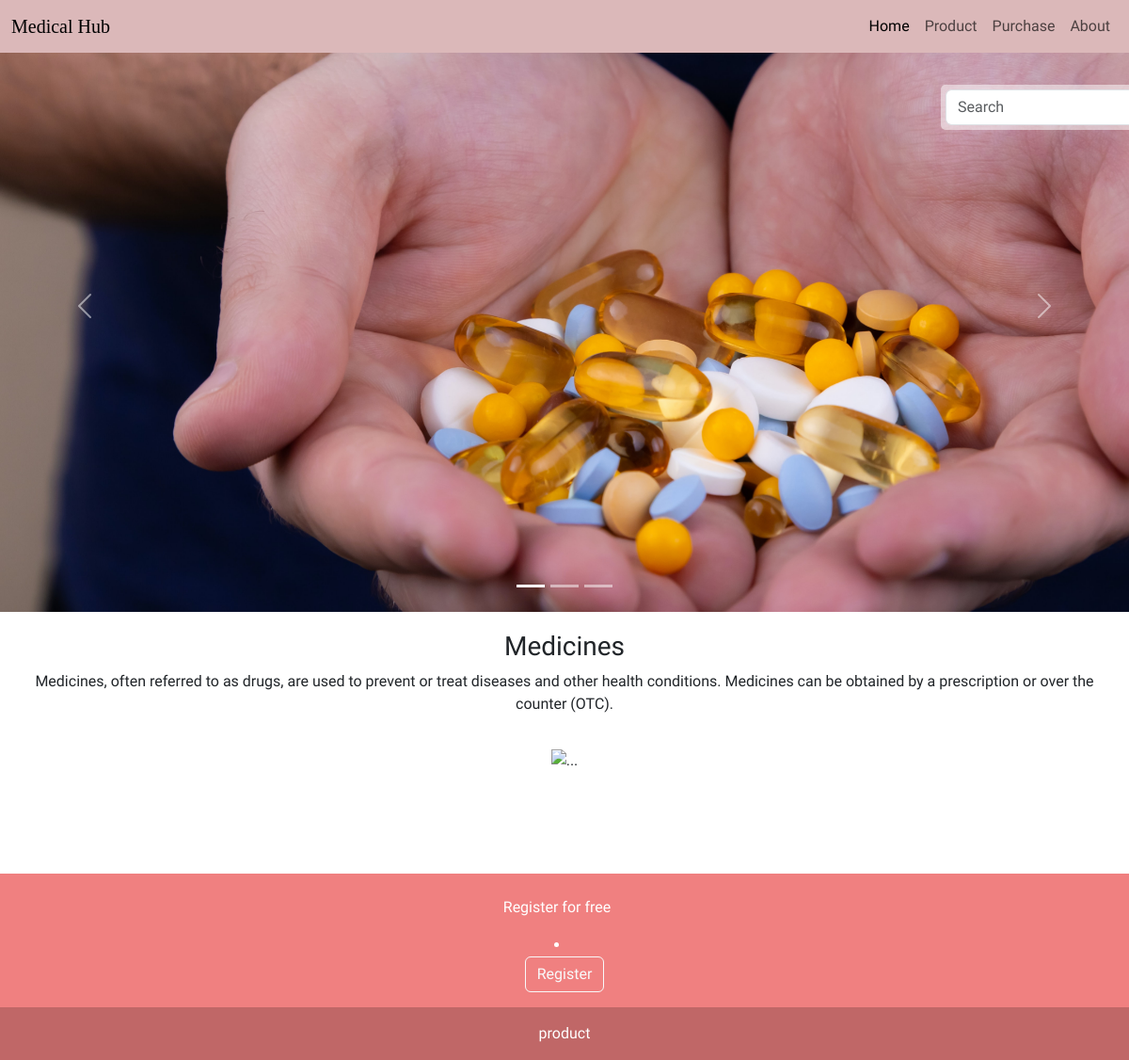
The app's page /, older data.
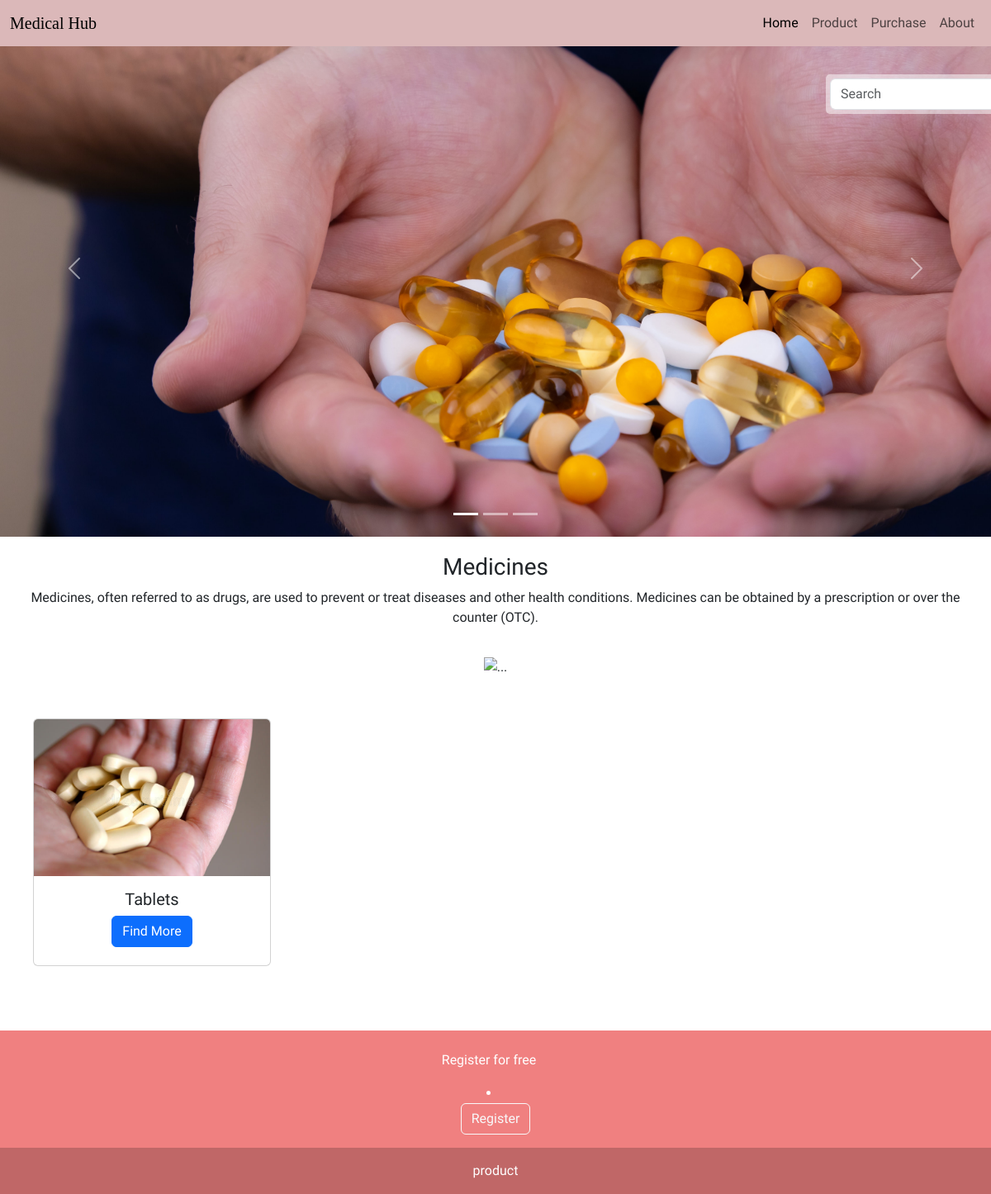
The same page, newer data.
### page_app/models.py (models this page shows, shortened)
class Category(models.Model):
    name= models.CharField(max_length=150)
    img= models.ImageField(upload_to='images/',blank=True,null=True)

### page_app/views.py (the view)
# urls.py: 2. Add a URL to urlpatterns:  path('', views.home, name='home')
def home(request):
    if request.method == 'POST':
        search  = request.POST['search']
        return redirect(f'/product?search={search}')
    categories = Category.objects.all()
    data ={
        "categories":categories
    }
    return render (request,'home.html',data)

### page_app/templates/home.html (shortened to what this page needs)
{% extends 'base.html' %}
{% load static %}
{% block style %}
<link rel="stylesheet" href="{% static 'css/home.css' %}"/>
{% endblock style %}
{% block content %}
<div class='container-fluid'>
  <div class='row'>
    <div class='col-12 p-0 col-class'>
      <div id="carouselExampleIndicators" class="carousel slide">
        <div class="carousel-indicators">
          <button type="button" data-bs-target="#carouselExampleIndicators" data-bs-slide-to="0" class="active" aria-current="true" aria-label="Slide 1"></button>
          <button type="button" data-bs-target="#carouselExampleIndicators" data-bs-slide-to="1" aria-label="Slide 2"></button>
          <button type="button" data-bs-target="#carouselExampleIndicators" data-bs-slide-to="2" aria-label="Slide 3"></button>
        </div>
        <div class="carousel-inner">
          <form class="control-panel" method='post'>
            <input name="search" class="form-control" placeholder="Search"  />
          </form>
          <div class="carousel-item active">
            <img src="{% static 'img/home1.jpg' %}" class="d-block w-100 car-img" alt="...">
          </div>
        </div>
        <button class="carousel-control-prev" type="button" data-bs-target="#carouselExampleIndicators" data-bs-slide="prev">
          <span class="carousel-control-prev-icon" aria-hidden="true"></span>
        </button>
        <button class="carousel-control-next" type="button" data-bs-target="#carouselExampleIndicators" data-bs-slide="next">
          <span class="carousel-control-next-icon" aria-hidden="true"></span>
        </button>
      </div>
    </div>
  </div>
</div>
<div class='container'>
  <div class='row features-title'>
    <div class='col-12 p-0 text-center'>
      <h3>Medicines</h3>
      <p>Medicines, often referred to as drugs, are used to prevent or treat diseases and other health conditions.
        Medicines can be obtained by a prescription or over the counter (OTC).</p>
    </div>
  </div>
  <div class='row'>
    <div class='col-12 p-0 text-center'>
      <img class="doc-img" src="{% static 'img/medicine purchasse.jpg' %}" class="content-img" alt="...">
    </div>
  </div>
  <div class='row features-card'>
    {% for category in categories %}
    <div class='col-4 p-0 text-center'>
      <div class="card" style="width: 18rem;">
        <img src="/media/{{category.img}}" class="card-img-top" alt="...">
        <div class="card-body">
          <h5 class="card-title">{{category.name}} </h5>
          <a href="{% url 'product' %}?category={{category.id}}" class="btn btn-primary">Find More</a>
        </div>
      </div>
    </div>
    {% endfor %}
  </div>
</div>
{% endblock content %}

Row changes from the older to the newer data that the page shows:
added Category: img (picture), name "Tablets"
